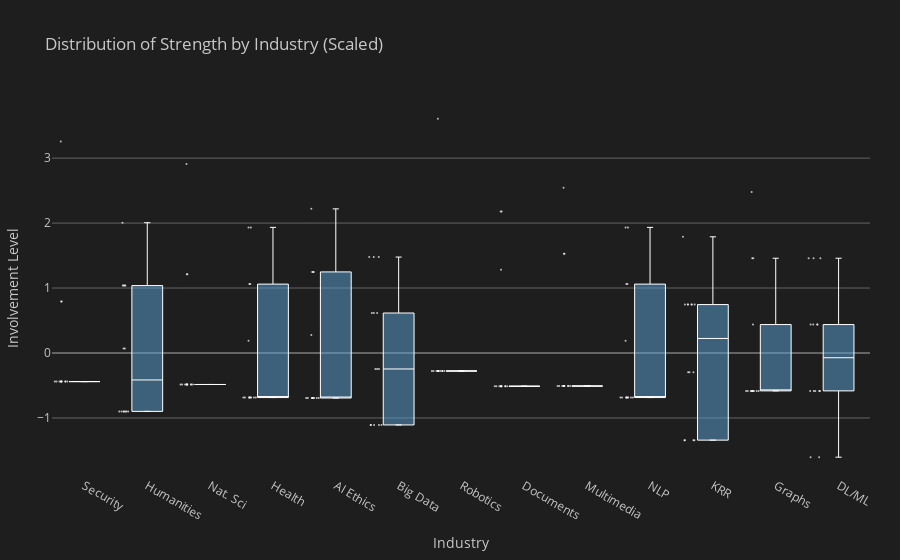

Notebook code cell kept with this figure:
### Code cell
import plotly.graph_objects as go

fig = go.Figure()

for column in dfi_scaled.columns:
    fig.add_trace(go.Box(
        y=dfi_scaled[column],
        name=column,
        boxpoints='all',
        jitter=0.5,
        whiskerwidth=0.2,
        fillcolor='rgba(93, 164, 214, 0.5)',
        marker=dict(color='rgba(255, 255, 255, 0.7)', size=2),
        line=dict(color='rgba(255, 255, 255, 1)', width=1)
    ))

fig.update_layout(
    title='Distribution of Strength by Industry (Scaled)',
    xaxis_title='Industry',
    yaxis_title='Involvement Level',
    yaxis=dict(
        autorange=True,
        showgrid=True,
        zeroline=True,
        dtick=1,
        gridcolor='rgb(100, 100, 100)',
        gridwidth=1,
        zerolinecolor='rgb(100, 100, 100)',
        zerolinewidth=2,
    ),
    margin=dict(
        l=40,
        r=30,
        b=80,
        t=100,
    ),
    paper_bgcolor='rgb(30, 30, 30)',
    plot_bgcolor='rgb(30, 30, 30)',
    font=dict(color='rgb(200, 200, 200)'),
    title_font=dict(color='rgb(200, 200, 200)'),
    showlegend=False
)

### Figure 1 — Plotly figure (JSON) as saved in the notebook; plotly's stock layout.template omitted (floating-point values rounded to 4 significant figures)
{"data": [{"boxpoints": "all", "fillcolor": "rgba(93, 164, 214, 0.5)", "jitter": 0.5, "line": {"color": "rgba(255, 255, 255, 1)", "width": 1}, "marker": {"color": "rgba(255, 255, 255, 0.7)", "size": 2}, "name": "Security", "whiskerwidth": 0.2, "y": [-0.4402, -0.4402, -0.4402, -0.4402, 0.7924, -0.4402, 0.7924, -0.4402, -0.4402, -0.4402, -0.4402, -0.4402, -0.4402, 3.258], "type": "box"}, {"boxpoints": "all", "fillcolor": "rgba(93, 164, 214, 0.5)", "jitter": 0.5, "line": {"color": "rgba(255, 255, 255, 1)", "width": 1}, "marker": {"color": "rgba(255, 255, 255, 0.7)", "size": 2}, "name": "Humanities", "whiskerwidth": 0.2, "y": [-0.8992, 0.06917, -0.8992, 0.06917, -0.8992, 1.038, -0.8992, 1.038, 1.038, 2.006, -0.8992, -0.8992, -0.8992, 1.038], "type": "box"}, {"boxpoints": "all", "fillcolor": "rgba(93, 164, 214, 0.5)", "jitter": 0.5, "line": {"color": "rgba(255, 255, 255, 1)", "width": 1}, "marker": {"color": "rgba(255, 255, 255, 0.7)", "size": 2}, "name": "Nat. Sci", "whiskerwidth": 0.2, "y": [-0.4851, -0.4851, -0.4851, -0.4851, -0.4851, -0.4851, -0.4851, -0.4851, -0.4851, -0.4851, 1.213, 2.91, -0.4851, 1.213], "type": "box"}, {"boxpoints": "all", "fillcolor": "rgba(93, 164, 214, 0.5)", "jitter": 0.5, "line": {"color": "rgba(255, 255, 255, 1)", "width": 1}, "marker": {"color": "rgba(255, 255, 255, 0.7)", "size": 2}, "name": "Health", "whiskerwidth": 0.2, "y": [-0.6862, 0.1871, 1.934, -0.6862, 1.06, -0.6862, 1.934, -0.6862, -0.6862, -0.6862, -0.6862, -0.6862, 1.06, -0.6862], "type": "box"}, {"boxpoints": "all", "fillcolor": "rgba(93, 164, 214, 0.5)", "jitter": 0.5, "line": {"color": "rgba(255, 255, 255, 1)", "width": 1}, "marker": {"color": "rgba(255, 255, 255, 0.7)", "size": 2}, "name": "AI Ethics", "whiskerwidth": 0.2, "y": [-0.6934, -0.6934, -0.6934, 1.248, -0.6934, -0.6934, -0.6934, 1.248, 2.219, 1.248, 0.2774, -0.6934, -0.6934, -0.6934], "type": "box"}, {"boxpoints": "all", "fillcolor": "rgba(93, 164, 214, 0.5)", "jitter": 0.5, "line": {"color": "rgba(255, 255, 255, 1)", "width": 1}, "marker": {"color": "rgba(255, 255, 255, 0.7)", "size": 2}, "name": "Big Data", "whiskerwidth": 0.2, "y": [-0.2462, -0.2462, 0.6155, 0.6155, 1.477, -1.108, -1.108, -1.108, -0.2462, -1.108, -1.108, 1.477, 1.477, 0.6155], "type": "box"}, {"boxpoints": "all", "fillcolor": "rgba(93, 164, 214, 0.5)", "jitter": 0.5, "line": {"color": "rgba(255, 255, 255, 1)", "width": 1}, "marker": {"color": "rgba(255, 255, 255, 0.7)", "size": 2}, "name": "Robotics", "whiskerwidth": 0.2, "y": [-0.2774, -0.2774, -0.2774, -0.2774, -0.2774, -0.2774, -0.2774, 3.606, -0.2774, -0.2774, -0.2774, -0.2774, -0.2774, -0.2774], "type": "box"}, {"boxpoints": "all", "fillcolor": "rgba(93, 164, 214, 0.5)", "jitter": 0.5, "line": {"color": "rgba(255, 255, 255, 1)", "width": 1}, "marker": {"color": "rgba(255, 255, 255, 0.7)", "size": 2}, "name": "Documents", "whiskerwidth": 0.2, "y": [2.177, -0.5121, -0.5121, 1.28, -0.5121, 2.177, -0.5121, -0.5121, -0.5121, -0.5121, -0.5121, -0.5121, -0.5121, -0.5121], "type": "box"}, {"boxpoints": "all", "fillcolor": "rgba(93, 164, 214, 0.5)", "jitter": 0.5, "line": {"color": "rgba(255, 255, 255, 1)", "width": 1}, "marker": {"color": "rgba(255, 255, 255, 0.7)", "size": 2}, "name": "Multimedia", "whiskerwidth": 0.2, "y": [-0.5092, 2.546, -0.5092, -0.5092, -0.5092, 1.528, -0.5092, -0.5092, -0.5092, 1.528, -0.5092, -0.5092, -0.5092, -0.5092], "type": "box"}, {"boxpoints": "all", "fillcolor": "rgba(93, 164, 214, 0.5)", "jitter": 0.5, "line": {"color": "rgba(255, 255, 255, 1)", "width": 1}, "marker": {"color": "rgba(255, 255, 255, 0.7)", "size": 2}, "name": "NLP", "whiskerwidth": 0.2, "y": [1.934, -0.6862, 1.06, 1.934, -0.6862, -0.6862, 1.06, -0.6862, -0.6862, -0.6862, 0.1871, -0.6862, -0.6862, -0.6862], "type": "box"}, {"boxpoints": "all", "fillcolor": "rgba(93, 164, 214, 0.5)", "jitter": 0.5, "line": {"color": "rgba(255, 255, 255, 1)", "width": 1}, "marker": {"color": "rgba(255, 255, 255, 0.7)", "size": 2}, "name": "KRR", "whiskerwidth": 0.2, "y": [0.7454, -1.342, -0.2981, 0.7454, 1.789, -1.342, 0.7454, -1.342, -1.342, 0.7454, -0.2981, 0.7454, 0.7454, -0.2981], "type": "box"}, {"boxpoints": "all", "fillcolor": "rgba(93, 164, 214, 0.5)", "jitter": 0.5, "line": {"color": "rgba(255, 255, 255, 1)", "width": 1}, "marker": {"color": "rgba(255, 255, 255, 0.7)", "size": 2}, "name": "Graphs", "whiskerwidth": 0.2, "y": [1.459, -0.5835, 2.48, -0.5835, 1.459, -0.5835, -0.5835, -0.5835, -0.5835, -0.5835, 0.4376, -0.5835, -0.5835, -0.5835], "type": "box"}, {"boxpoints": "all", "fillcolor": "rgba(93, 164, 214, 0.5)", "jitter": 0.5, "line": {"color": "rgba(255, 255, 255, 1)", "width": 1}, "marker": {"color": "rgba(255, 255, 255, 0.7)", "size": 2}, "name": "DL/ML", "whiskerwidth": 0.2, "y": [0.4376, 0.4376, 0.4376, 1.459, 1.459, -0.5835, -0.5835, -0.5835, -1.605, -1.605, 0.4376, 1.459, -0.5835, -0.5835], "type": "box"}], "layout": {"yaxis": {"title": {"text": "Involvement Level"}, "autorange": true, "showgrid": true, "zeroline": true, "dtick": 1, "gridcolor": "rgb(100, 100, 100)", "gridwidth": 1, "zerolinecolor": "rgb(100, 100, 100)", "zerolinewidth": 2}, "margin": {"l": 40, "r": 30, "b": 80, "t": 100}, "font": {"color": "rgb(200, 200, 200)"}, "title": {"text": "Distribution of Strength by Industry (Scaled)", "font": {"color": "rgb(200, 200, 200)"}}, "xaxis": {"title": {"text": "Industry"}}, "paper_bgcolor": "rgb(30, 30, 30)", "plot_bgcolor": "rgb(30, 30, 30)", "showlegend": false}}
